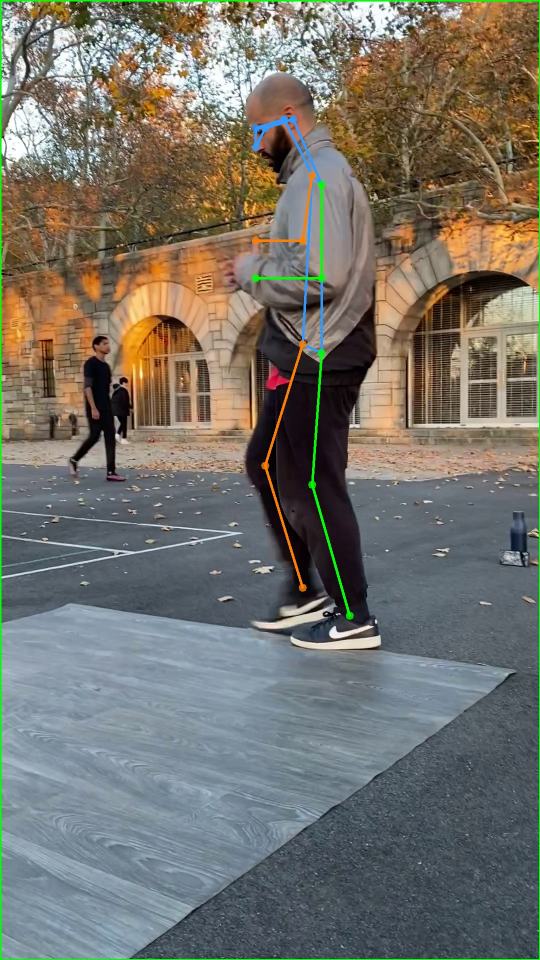
#> input picture select_image/frame10.jpg, 1080 x 1920 px (shown at 1/2 size); its folder holds only this picture in this run
$ python -i convert_to_3d.py   (imports and definitions only)
#> lines starting #> are read from the running program, lines starting #| are printed output that depends on the picture
import os
import logging
import json
import math as m
import numpy as np
import matplotlib.pyplot as plt

import PoseParse.body_pose as BDPose
import PinholeCamera.pinhole_camera as Camera

# from matplotlib.patches import Circle
from PIL import Image
# [11 lines of commented-out code are left out]


# [12 lines left out: function apply_measurement, not called in this run]

"""
11->12 (hips)

11->13 (thigh 1)

12->14 (thigh 2)

13->15 (calf 1)

14->16 (calf 2)
"""


# [38 lines left out: function load_frame, not called in this run]


def main(source):

    f = open("legs.csv", 'w')

    filenames = []
    order = []
    excluded = []

    thigh = []
    shoulders = []
    calf = []
    hip = []


    for filename in os.listdir(source):
        if ".npy" in filename:
            filenames.append(filename)
            order.append(float(filename.split("frame")[-1].split(".npy")[0]))
            array = np.load(source + "/" + filename)
            pose = BDPose.PoseSet(array)

            thigh.append(np.linalg.norm(pose.thigh01))
            thigh.append(np.linalg.norm(pose.thigh02))
            shoulders.append(np.linalg.norm(pose.shoulders))
            calf.append(np.linalg.norm(pose.calf01))
            calf.append(np.linalg.norm(pose.calf02))
            hip.append(np.linalg.norm(pose.hip))

    print(f"Thigh max dimension {np.max(thigh)}")
    print(f"Shoulders max dimension {np.max(shoulders)}")
    print(f"Calf max dimension {np.max(calf)}")
    print(f"Hip max dimension {np.max(hip)}")

    # measurements  = {
    #     "shoulder width": np.max(shoulders),
    #     "hip width": np.max(hip),
    #     "forearm height": np.max(calf) * 12/17,
    #     "upperarm height": np.max(calf) * 12/17,
    #     "torso height": np.max(thigh) * 20/19,
    #     "thigh height": np.max(thigh),
    #     "calf height": np.max(calf)
    # }

    dim = 500

    measurements  = {
        "shoulder width": dim * 8/19,
        "hip width": dim * 10/19,
        "forearm height": dim * 12/19,
        "upperarm height": dim * 12/19,
        "torso height": dim * 20/19,
        "thigh height": dim,
        "calf height": dim * 17/19
    }

    filenames = np.array(filenames)
    filenames = filenames[np.argsort(np.array(order))]

    myCamera = Camera.PinholeCamera(1920, 1080, 10000, 10000, 0 , 0)

    for filename in filenames:
        if ".npy" in filename:
            try:
                legs = load_frame(source + "/" + filename, myCamera, measurements)
                for i in range(len(legs)):
                    x = str(legs[i][0])
                    y = str(legs[i][1])
                    z = str(legs[i][2])
                    f.write(x)
                    f.write(" ")
                    f.write(y)
                    f.write(" ")
                    f.write(z)
                    if i < len(legs) - 1:
                        f.write(",")
                    else:
                        f.write("\n")
            except:
                excluded.append(filename)

    print(len(excluded))


# [1 line not run here, left out]

>>> import cv2
>>> picture = cv2.imread('select_image/frame10.jpg', cv2.IMREAD_GRAYSCALE)
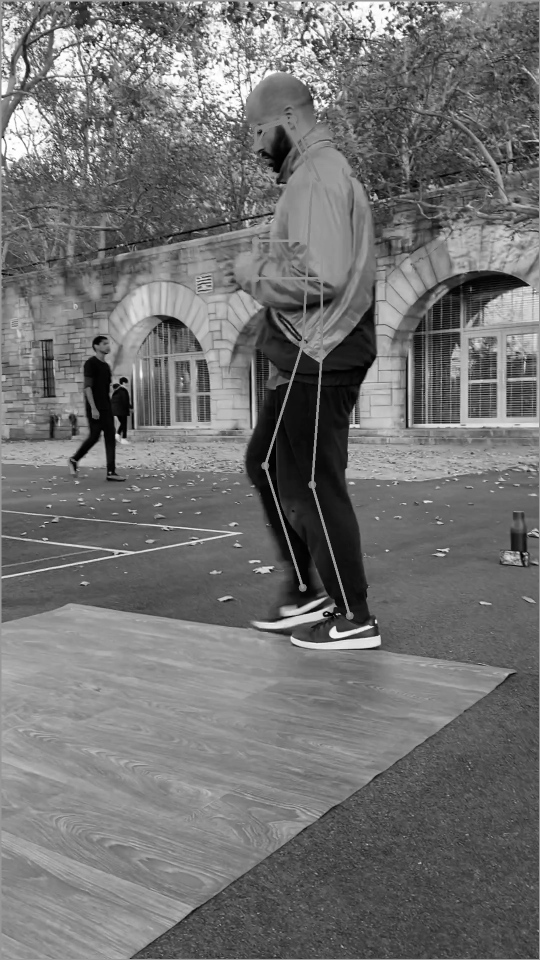
#> picture: shape (1920, 1080) (shown at 1/2 size); min 0, max 255, mean 113.6
#> (the run stopped early here; a loop or call above may not have finished)

$ run again, on select_image/frame1035.jpg
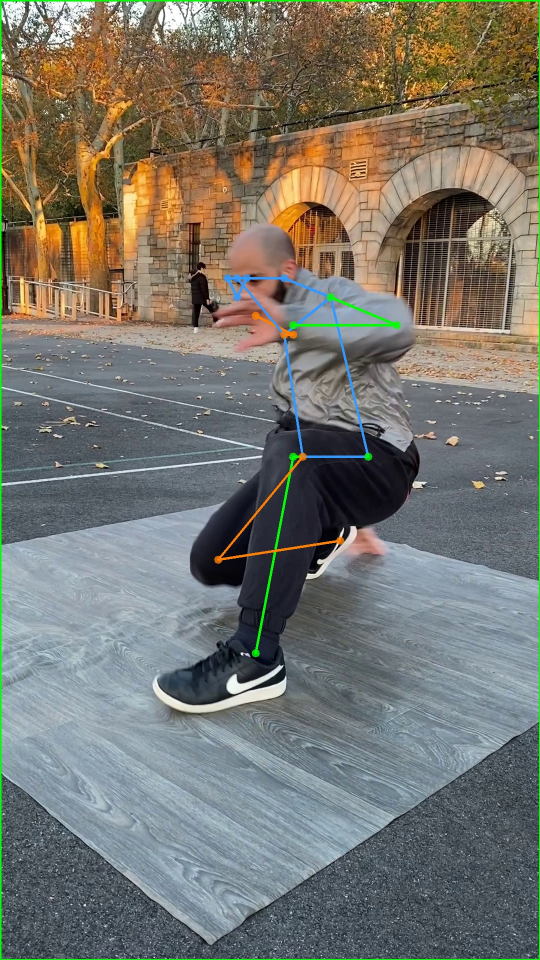
#> input picture select_image/frame1035.jpg, 1080 x 1920 px (shown at 1/2 size)
#> `picture = cv2.imread('select_image/frame10.jpg', cv2.IMREAD_GRAYSCALE)`:
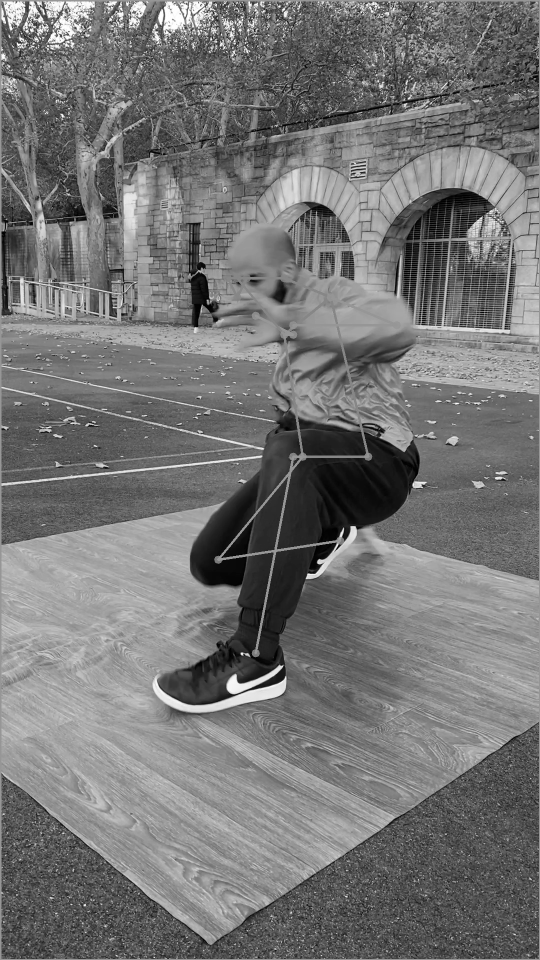
#> picture: shape (1920, 1080) (shown at 1/2 size); min 0, max 255, mean 117

$ run again, on select_image/frame1059.jpg
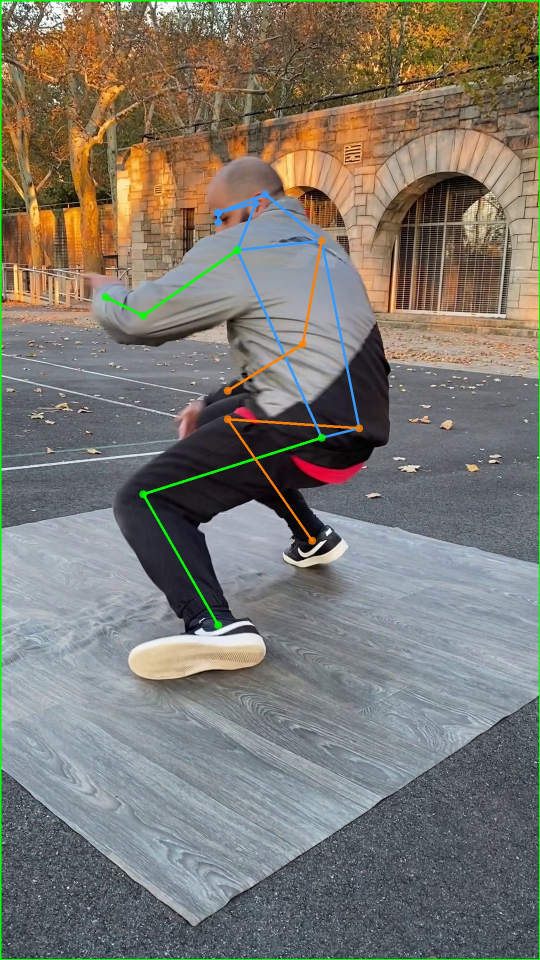
#> input picture select_image/frame1059.jpg, 1080 x 1920 px (shown at 1/2 size)
#> `picture = cv2.imread('select_image/frame10.jpg', cv2.IMREAD_GRAYSCALE)`:
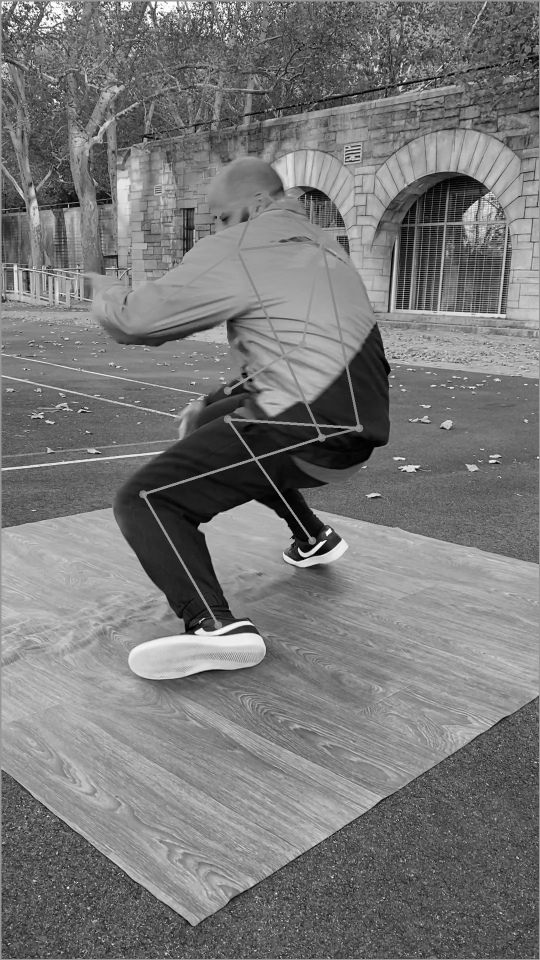
#> picture: shape (1920, 1080) (shown at 1/2 size); min 0, max 255, mean 120.3
